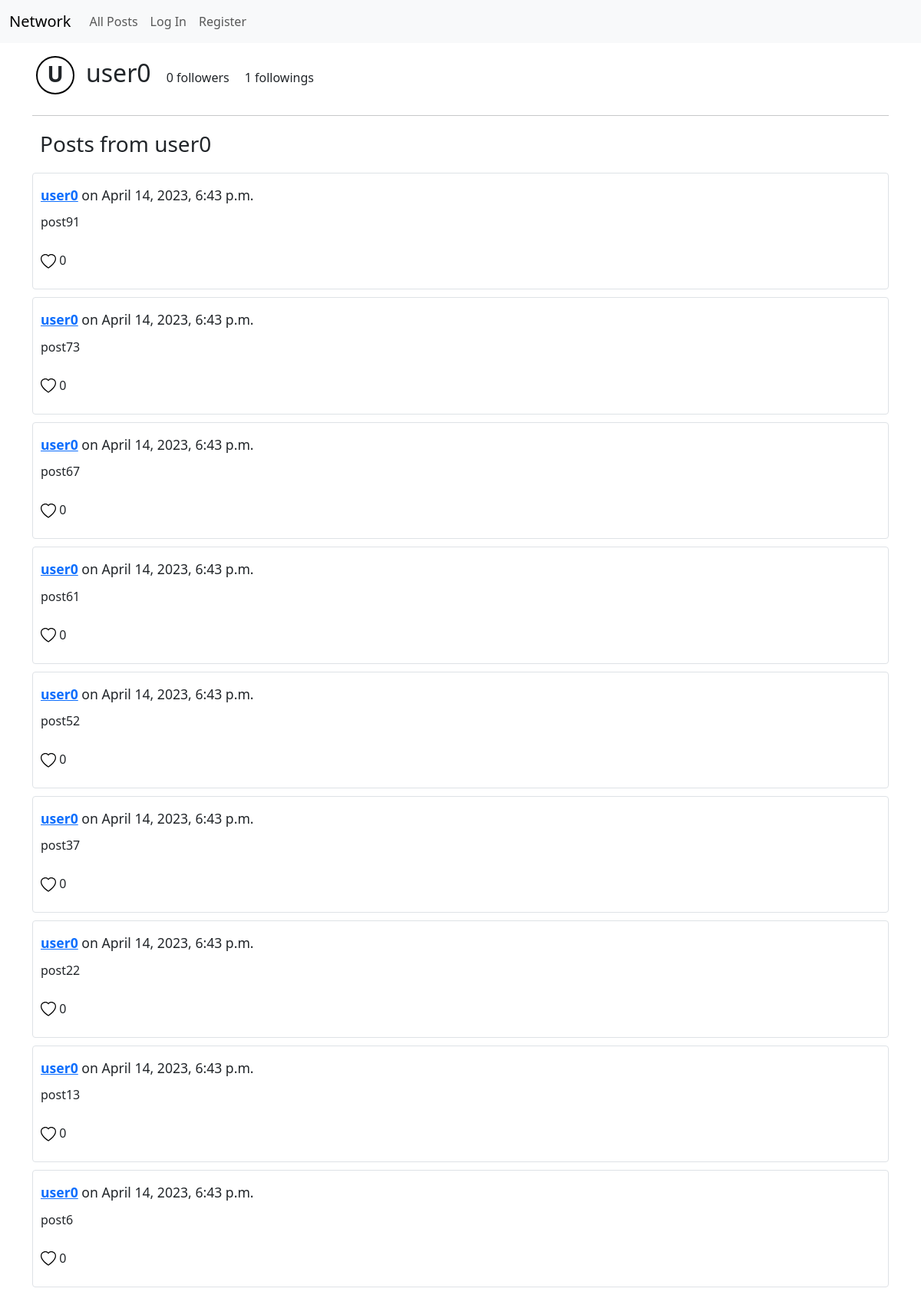
The page /users/2 on the database its author committed.
### network/models.py (models this page shows)
class User(AbstractUser):
    followings = models.ManyToManyField("self", symmetrical=False, related_name="followers")

class Post(models.Model):
    poster = models.ForeignKey(User, related_name="posts", on_delete=models.CASCADE)
    content = models.TextField(max_length=500)
    add_date = models.DateTimeField(auto_now_add=True)
    likes = models.ManyToManyField(User)

### network/views.py (the view)
# urls.py: path("users/<str:id>", views.user_profile, name="user-profile"),
def user_profile(request, id):
    person = User.objects.get(pk=id)
    followers_count = person.followers.count()
    followings_count = person.followings.count()
    user_follows = person.followers.filter(id=request.user.id).exists()
    if request.user.is_authenticated:
        posts = person.posts.annotate(
                    likes_count=Count('likes'), liked=Count('likes', filter=Q(likes=request.user))
                ).order_by(
                    "-add_date"
                )
    else:
        posts = person.posts.annotate(
                    likes_count=Count('likes')
                ).order_by(
                    "-add_date"
                )
    paginator = Paginator(posts, 10)
    page_number = request.GET.get("page")
    page_obj = paginator.get_page(page_number)
    return render(request, 'network/user-profile.html', {
        'person': person,
        'followers_count': followers_count,
        'followings_count': followings_count,
        'page_obj': page_obj,
        'user_follows': user_follows,
    })

### network/templates/network/user-profile.html (shortened to what this page needs)
{% extends 'network/index.html' %}
{% block index_extension %}
    <div style="display:flex; justify-content:left; align-items: baseline; flex-wrap: wrap;">
        <div>
            <div class="profile-logo" >{{ person.username.0|upper }}</div>
        </div>
        <div>
            <h2>{{ person }}</h2>
        </div>
        <div style="display:flex;">
            <div id="followers" style="padding: 10px">
                {{ followers_count }} followers
            </div>
            <div id="followings" style="padding: 10px">
                {{ followings_count }} followings
            </div>
        </div>
    </div>
    <hr>
    <h3>Posts from {{ person }}</h3>
{% endblock index_extension %}

### network/templates/network/index.html (shortened to what this page needs)
{% extends "network/layout.html" %}
{% block body %}
    {% block index_extension %}{% endblock %}
    {% for post in page_obj %}
        <div class="post" id="post{{ post.id }}">
            <div class="post-header">
                <b><a href="{% url 'user-profile' post.poster.id %}">{{ post.poster }}</a></b> on {{ post.add_date }}
            </div>
            <div class="post-content">
                <p id="content{{ post.id }}">{{ post.content }}</p>
            </div>
            <div class="post-likes">
                <span>
                    <svg id="liked{{ post.id }}isfalse" {% if post.liked %}style="display: none;"{% else %}style="display: inline;"{% endif %} onclick="likePost({{ post.id }})" xmlns="http://www.w3.org/2000/svg" width="20" height="20" fill="black" class="bi bi-heart" viewBox="0 0 16 16">
                        <path d="m8 2.748-.717-.737C5.6.281 2.514.878 1.4 3.053c-.523 1.023-.641 2.5.314 4.385.92 1.815 2.834 3.989 6.286 6.357 3.452-2.368 5.365-4.542 6.286-6.357.955-1.886.838-3.362.314-4.385C13.486.878 10.4.28 8.717 2.01L8 2.748zM8 15C-7.333 4.868 3.279-3.04 7.824 1.143c.06.055.119.112.176.171a3.12 3.12 0 0 1 .176-.17C12.72-3.042 23.333 4.867 8 15z"/>
                    </svg>
                </span>
                <span id="likesCount{{ post.id }}">
                    {{ post.likes_count }}
                </span>
            </div>
            <div class="post-footer">
            </div>
        </div>
    {% endfor %}
{% endblock %}

### network/static/network/styles.css (style rules this page uses)
.post { border: 1px solid #dee2e6; border-radius: 0.25rem; margin: 10px 0; padding: 10px; }
.post-header { padding: 5px 0; font-size: 1.1rem; }
.post-content { padding: 5px 0; }
.post-likes { padding: 5px 0; }
.post-footer { padding: 5px 0; }
.container h2, .container h3 { margin: 20px 10px; }
.profile-logo { text-align: center; font-size: 28px; font-weight: 600; width: 50px; height: 50px; margin: 5px; border-radius: 50%; border: 2px solid black; }

### rows shown on the page
User: username.0 "U", username "user0"
Post: poster "user0", add_date "April 14, 2023, 6:43 p.m.", content "post91", likes_count "0"
Post: poster "user0", add_date "April 14, 2023, 6:43 p.m.", content "post73", likes_count "0"
Post: poster "user0", add_date "April 14, 2023, 6:43 p.m.", content "post67", likes_count "0"
Post: poster "user0", add_date "April 14, 2023, 6:43 p.m.", content "post61", likes_count "0"
Post: poster "user0", add_date "April 14, 2023, 6:43 p.m.", content "post52", likes_count "0"
Post: poster "user0", add_date "April 14, 2023, 6:43 p.m.", content "post37", likes_count "0"
Post: poster "user0", add_date "April 14, 2023, 6:43 p.m.", content "post22", likes_count "0"
Post: poster "user0", add_date "April 14, 2023, 6:43 p.m.", content "post13", likes_count "0"
Post: poster "user0", add_date "April 14, 2023, 6:43 p.m.", content "post6", likes_count "0"

### other values the page prints
{{ followers_count }} "0"
{{ followings_count }} "1"
